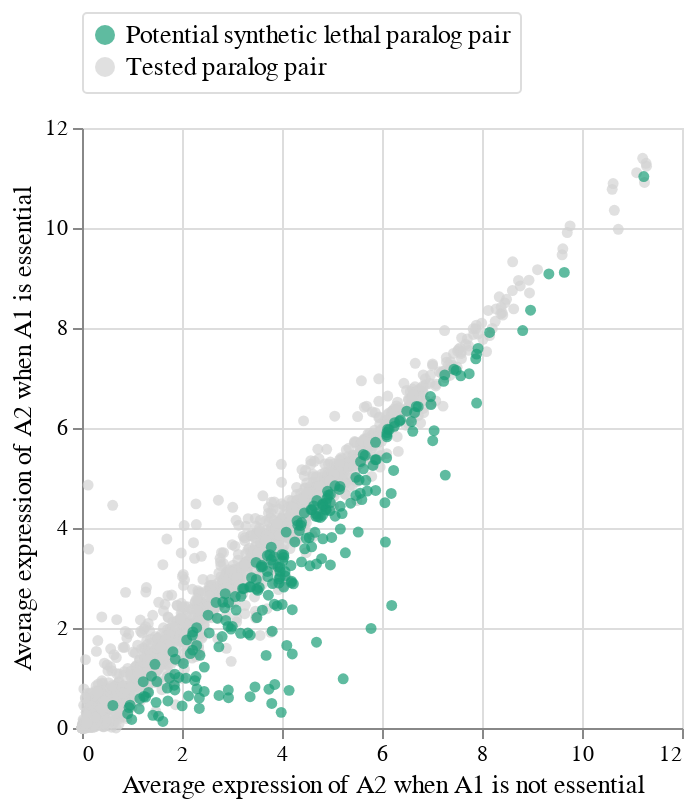

Here is the notebook cell this chart was saved with:
### Code cell
# SL pairs overview - INTERACTIVE 
# (only need to load the results_closest_pairs file to run this cell)
hover = alt.selection_single(on='mouseover', nearest=True, empty='none')
alt.Chart(
    results_closest_pairs.assign(SL_label=results_closest_pairs.SL.apply(
            lambda x: 'Potential synthetic lethal paralog pair' if x==True else 'Tested paralog pair'))
).mark_circle(size=30, opacity=0.7).encode(
    alt.X('A2_expr_A1_NE:Q', axis=alt.Axis(title='Average expression of A2 when A1 is not essential', 
                                           titleFontWeight='normal', titleFontSize=13, labelFontSize=11)),
    alt.Y('A2_expr_A1_E:Q', axis=alt.Axis(title='Average expression of A2 when A1 is essential', 
                                          titleFontWeight='normal', titleFontSize=13, labelFontSize=11)),
    color=alt.condition(hover, alt.ColorValue('#d95f02'), 'SL_label:N',
                        legend=alt.Legend(title=None, labelFontSize=13, fillColor='#FFFFFF', cornerRadius=2, 
                                         strokeColor='#DDDDDD', padding=5, orient='top', columns=1, labelLimit=250), 
                        scale=alt.Scale(domain=['Potential synthetic lethal paralog pair', 'Tested paralog pair'], 
                                        range=['#1b9e77', 'lightgrey'])),
    tooltip=['A1:N', 'A2:N', alt.Tooltip('SL:N', title='potential SL')],
    order='SL:N'
).properties(width=300, height=300).add_selection(hover)

### Figure 1 — Vega-Lite specification as saved in the notebook (floating-point values rounded to 4 significant figures; data arrays with more than 128 entries replaced by an {"elided": "..."} marker saying what was removed)
{"config": {"view": {"continuousWidth": 400, "continuousHeight": 300}}, "data": {"name": "data-5104202dc3bd31b4c5750d146755cda1"}, "mark": {"type": "circle", "opacity": 0.7, "size": 30}, "encoding": {"color": {"type": "nominal", "condition": {"value": "#d95f02", "selection": "selector001"}, "field": "SL_label", "legend": {"columns": 1, "cornerRadius": 2, "fillColor": "#FFFFFF", "labelFontSize": 13, "labelLimit": 250, "orient": "top", "padding": 5, "strokeColor": "#DDDDDD", "title": null}, "scale": {"domain": ["Potential synthetic lethal paralog pair", "Tested paralog pair"], "range": ["#1b9e77", "lightgrey"]}}, "order": {"type": "nominal", "field": "SL"}, "tooltip": [{"type": "nominal", "field": "A1"}, {"type": "nominal", "field": "A2"}, {"type": "nominal", "field": "SL", "title": "potential SL"}], "x": {"type": "quantitative", "axis": {"labelFontSize": 11, "title": "Average expression of A2 when A1 is not essential", "titleFontSize": 13, "titleFontWeight": "normal"}, "field": "A2_expr_A1_NE"}, "y": {"type": "quantitative", "axis": {"labelFontSize": 11, "title": "Average expression of A2 when A1 is essential", "titleFontSize": 13, "titleFontWeight": "normal"}, "field": "A2_expr_A1_E"}}, "height": 300, "selection": {"selector001": {"type": "single", "on": "mouseover", "nearest": true, "empty": "none"}}, "width": 300, "$schema": "https://vega.github.io/schema/vega-lite/v4.8.1.json", "datasets": {"data-5104202dc3bd31b4c5750d146755cda1": {"elided": "1819 records"}}}
